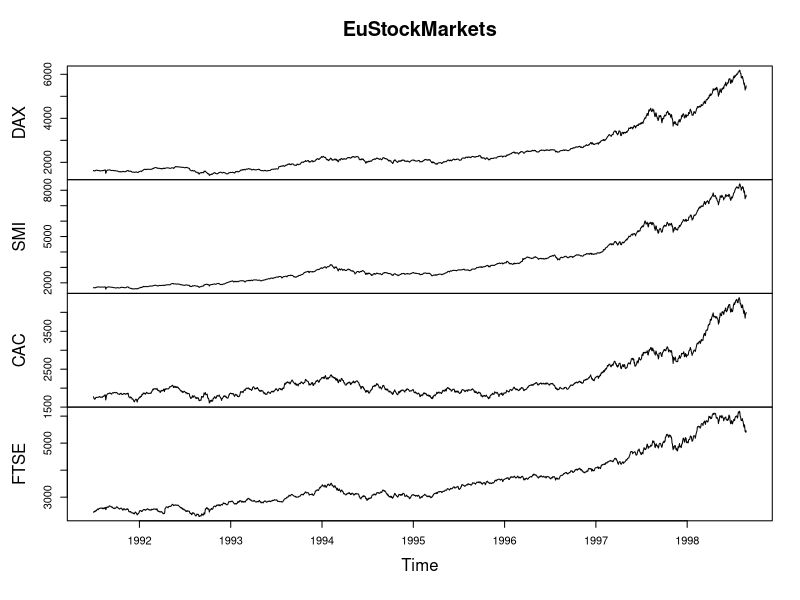
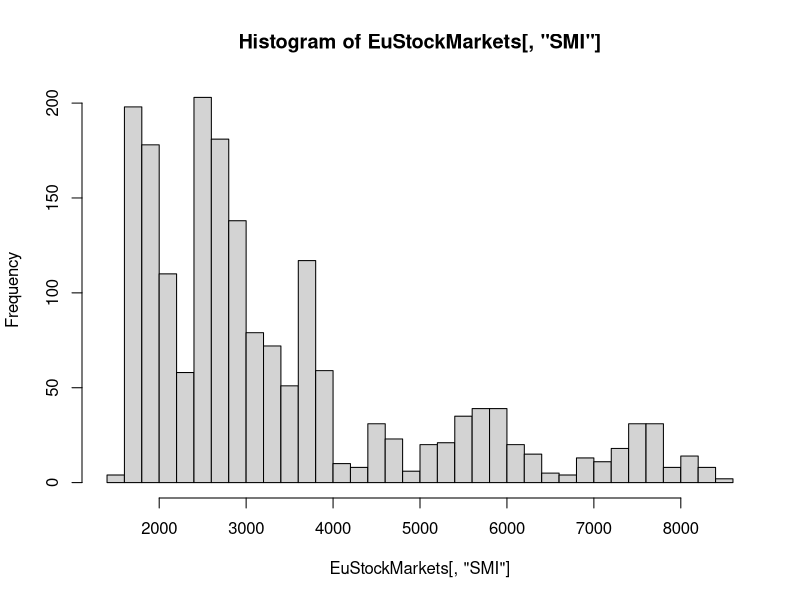
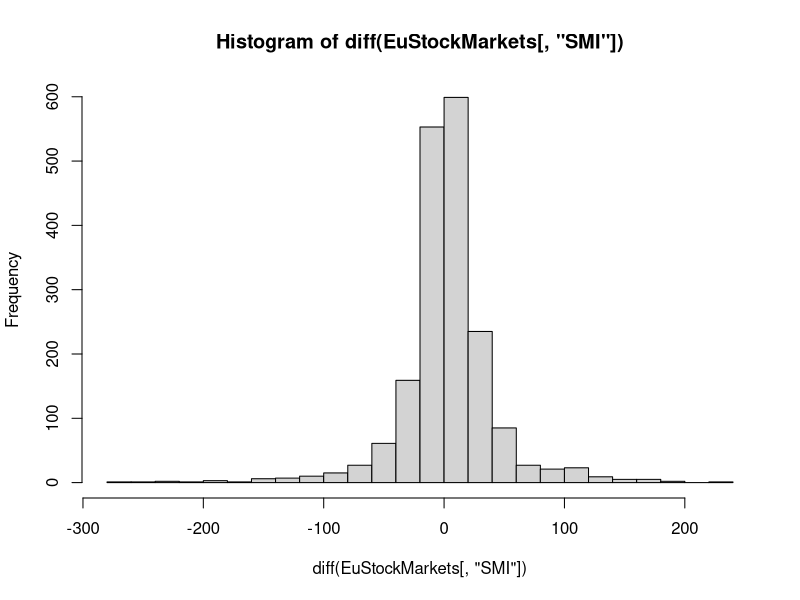
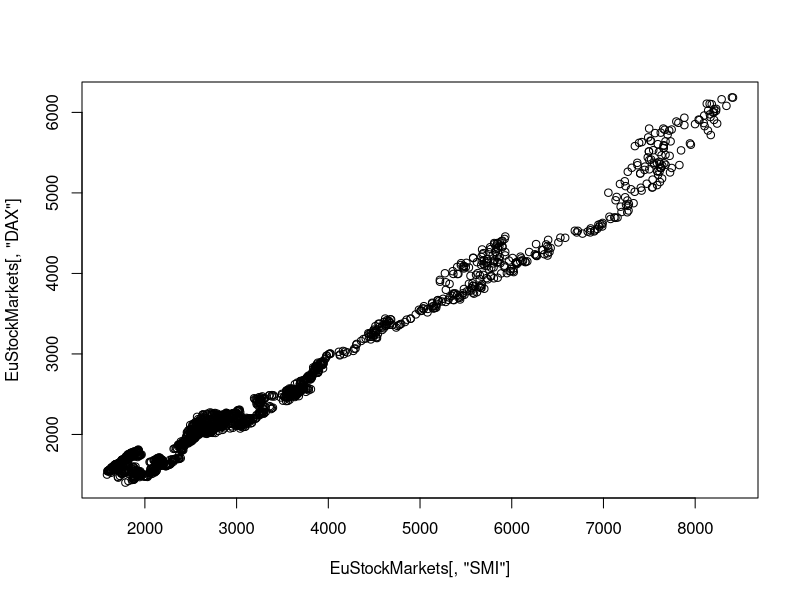
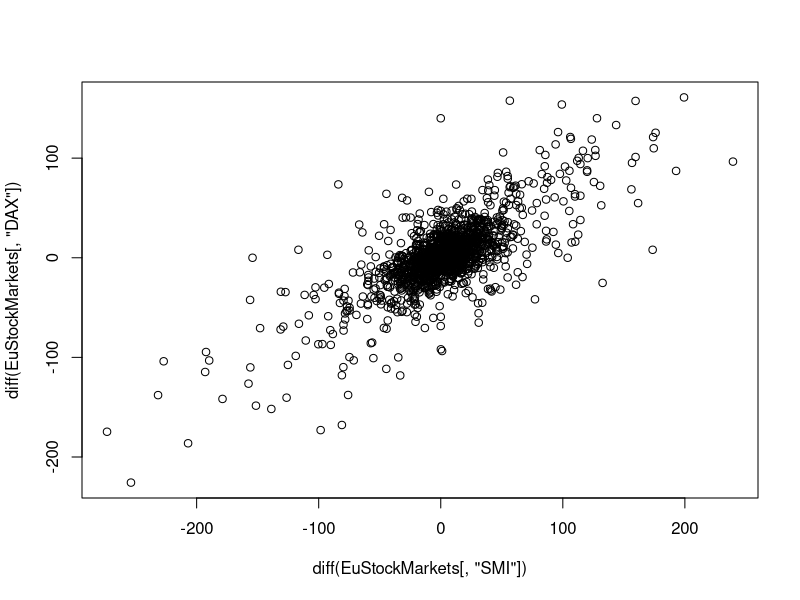
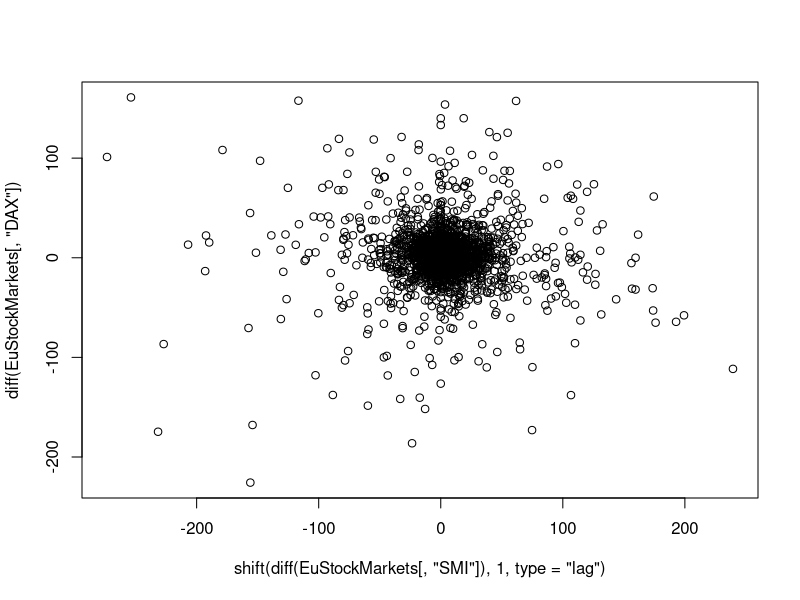
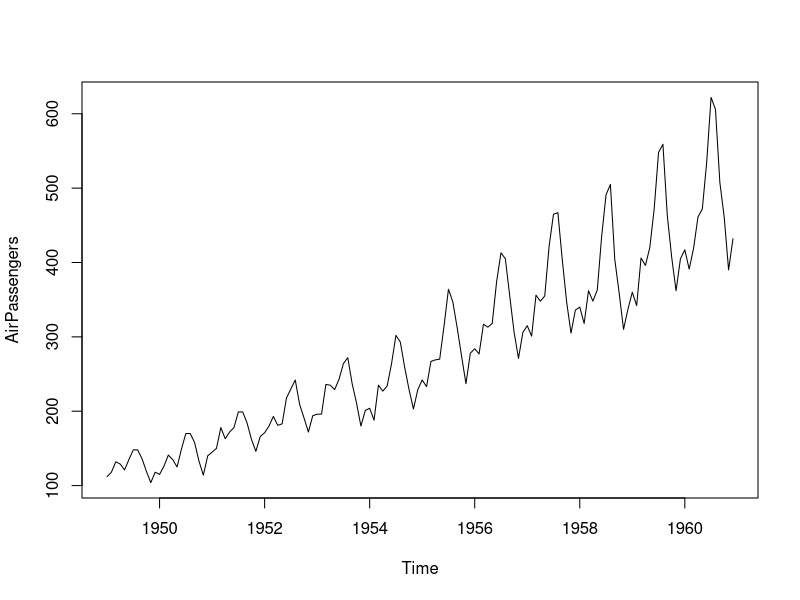
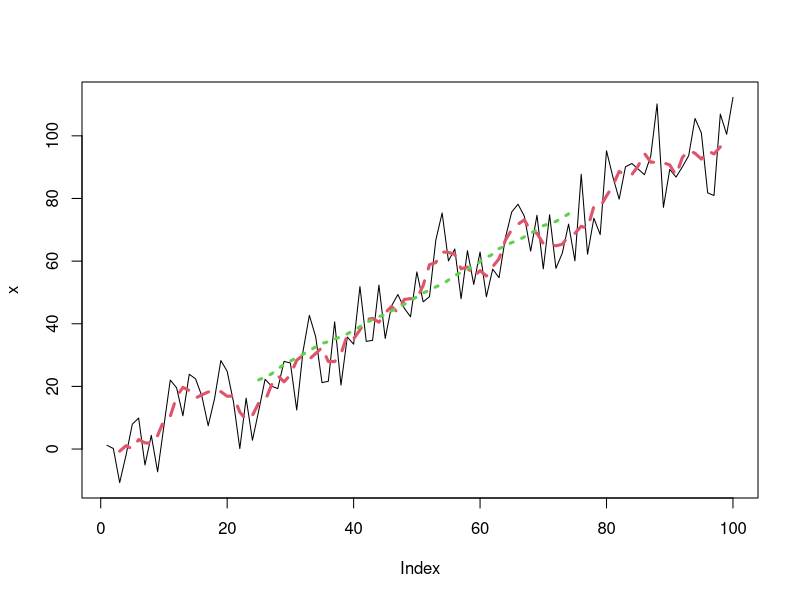

Generate these figures, in order, with R:
## ---- chunk 1
library(zoo)
library(data.table)
library(forecast)
library(tseries)
## ---- chunk 2
head( EuStockMarkets, n = 4)
## ---- chunk 3
plot(EuStockMarkets)
## ---- chunk 4
    frequency(EuStockMarkets)
## ---- chunk 5
    start(EuStockMarkets)
    end(EuStockMarkets)
## ---- chunk 6
    head( window(EuStockMarkets, start=1997, end=1998), n = 5)
## ---- chunk 7
    hist( EuStockMarkets[, "SMI"], 30)
## ---- chunk 8
hist( diff(EuStockMarkets[, "SMI"]), 30)
## ---- chunk 9
plot(EuStockMarkets[, "SMI"], EuStockMarkets[, "DAX"])
## ---- chunk 10
cor.test(EuStockMarkets[, "SMI"], EuStockMarkets[, "DAX"])
## ---- chunk 11
plot(diff(EuStockMarkets[, "SMI"]), diff(EuStockMarkets[, "DAX"]))
## ---- chunk 12
cor.test(diff(EuStockMarkets[, "SMI"]), diff(EuStockMarkets[, "DAX"]))
## ---- chunk 13
plot(
  shift(diff(EuStockMarkets[, "SMI"]), 1, type='lag'),
  diff(EuStockMarkets[, "DAX"]))
## ---- chunk 14
cor.test(
   shift(diff(EuStockMarkets[, "SMI"]), 1, type='lag'),
  diff(EuStockMarkets[, "DAX"])
)
## ---- chunk 15
plot(AirPassengers)
## ---- chunk 16
adf.test(AirPassengers)
## ---- chunk 17
kpss.test(AirPassengers)
## ---- chunk 18

set.seed(seed = 10)
x = rnorm(n = 100, mean = 0, sd = 10) + 1:100

mn = function(n) rep(1/n, n)

plot(x, type = 'l', lwd=1)
lines(filter(x, mn(5)), col = 2, lwd = 3, lty = 2)
lines(filter(x, mn(50)), col = 3, lwd = 3, lty = 3)
## ---- chunk 19
filter(x, mn(5))
## ---- chunk 20
x = 1:100
y = sin(x * pi/3)
plot(y, type='b')
## ---- chunk 21
acf(y)
## ---- chunk 22
cor(y, shift(y, 1, type='lag'), use="pairwise.complete.obs")
